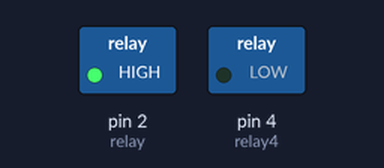
Recording of a sketch running on a simulated Arduino Uno, built with avr-gcc and run on an emulated ATmega328P. Parts: switched loads named in the sketch (green lamp = pin HIGH).

Above: at 0.5 s.
At 1.5 s:
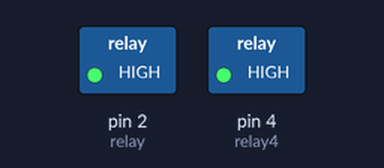
At 2.5 s:
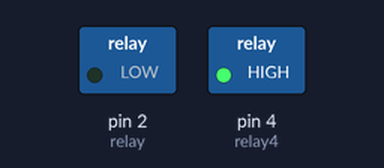
At 3.5 s:
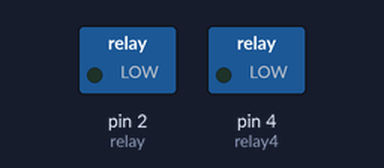
Timing chart, 0 to 5.2 s (numbered marks = the images above):
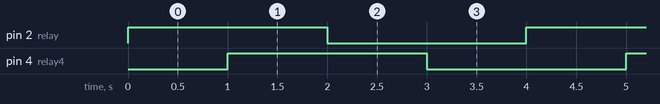

Measured:
- by itself, pin 2 (relay), pin 4 (relay4): alternates HIGH for 2.0 s and LOW for 2.0 s
- by itself, everything shown: repeats every 4.0 s, in 4 steps

The sketch:

sketch_may16a.ino
```cpp
int relay = 2;
int relay4 = 4;

// La rutina setup se ejecuta al iniciar el Arduino o al presionar el boton reset
void setup() {
// Inicialica el pin digital relay (que vale 2)  como salida
  pinMode(relay, OUTPUT);
  pinMode(relay4, OUTPUT);
}

// La rutina loop se ejecuta en forma infinita despues de inicializado el Arduino
void loop() {
  digitalWrite(relay, HIGH);
  delay(1000);
  digitalWrite(relay4, HIGH);
  delay(1000);
  digitalWrite(relay, LOW);
  delay(1000);
  digitalWrite(relay4, LOW);
  delay(1000);


}
```
